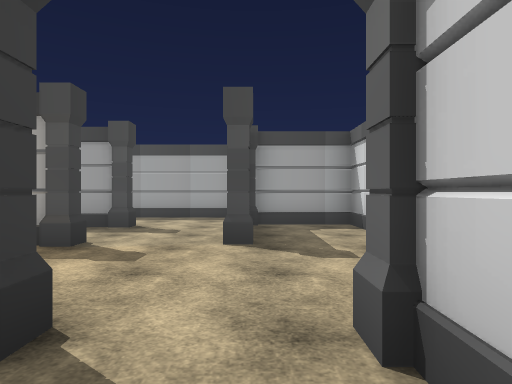
view 1 (above)

23 first-person views from a walk through a Unity game level. The camera is 1.4 m above the floor, looks level and sees 75° across. The floor is counted in squares, 2 m on a side. Each view is taken from the middle of a square. On the plan, view 1 faces up. The plan holds only what a view shows up to about 10 squares ahead; the rest is blank. The place goes on beyond the plan. The player is left out. Some animated figures are left out. Some surface patterns are stand-ins.

view 2
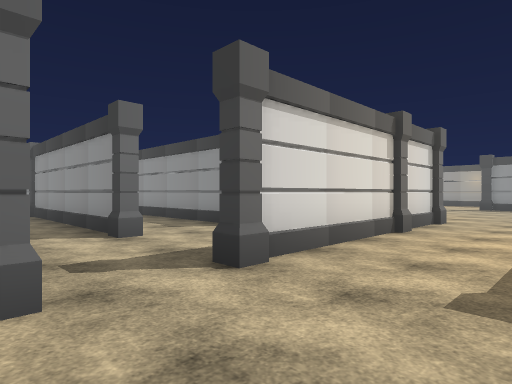

view 3
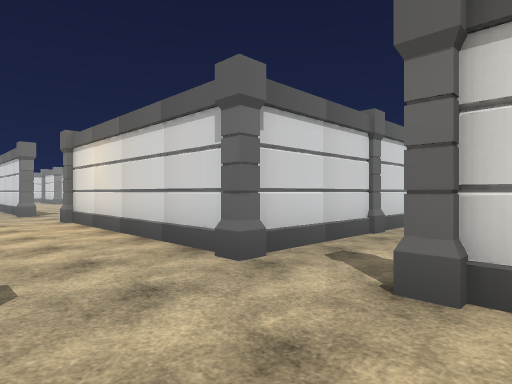

view 4
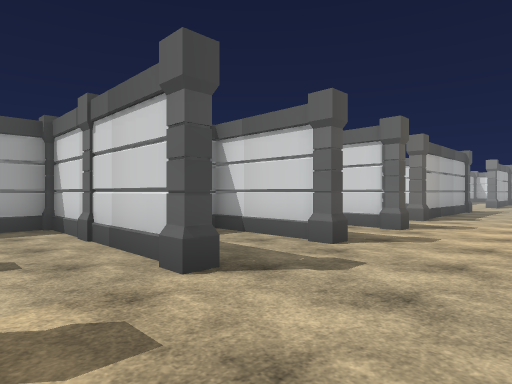

view 5
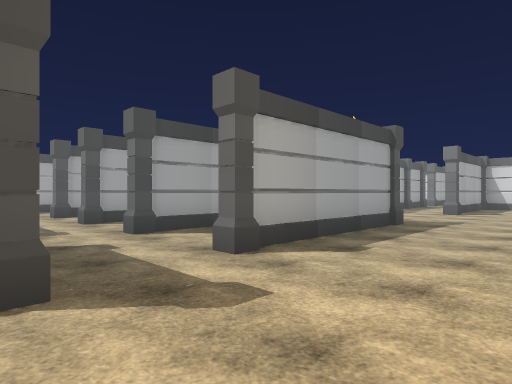

view 6
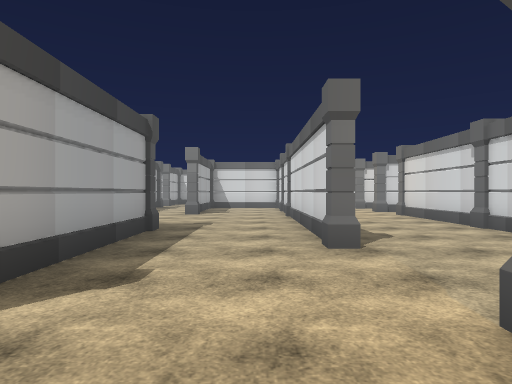

view 7
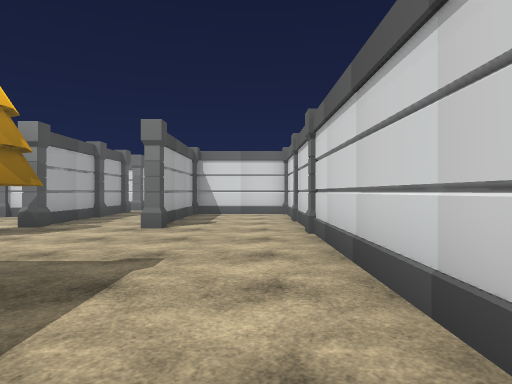

view 8
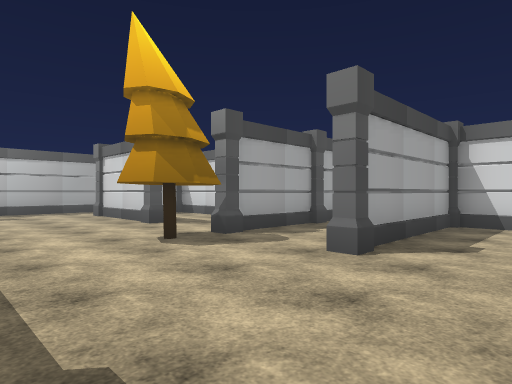

view 9
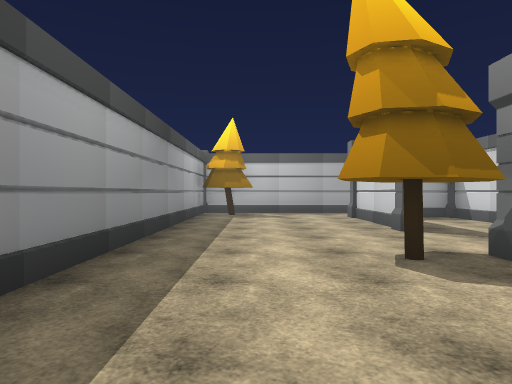

view 10
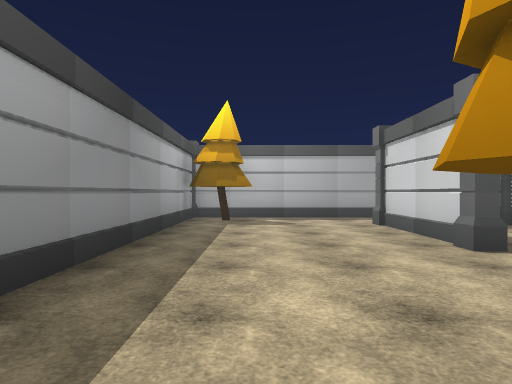

view 11
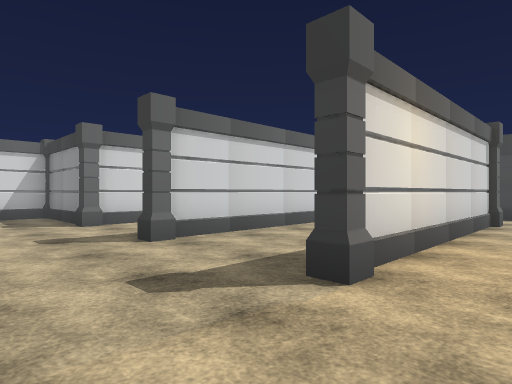

view 12
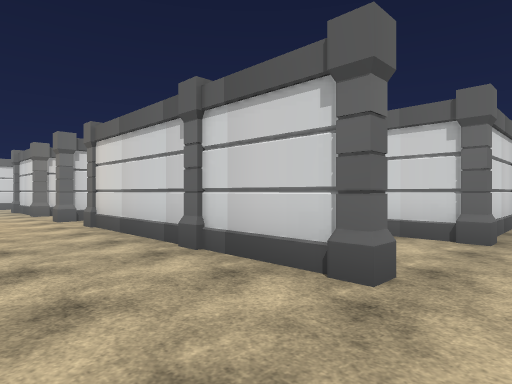

view 13
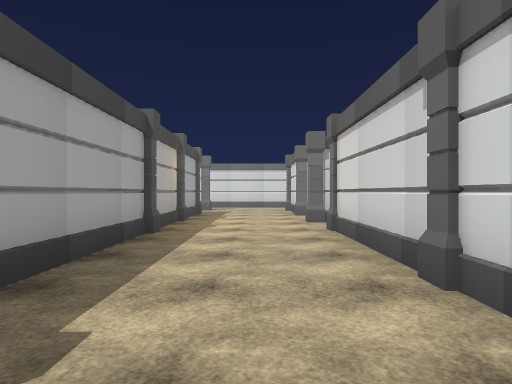

view 14
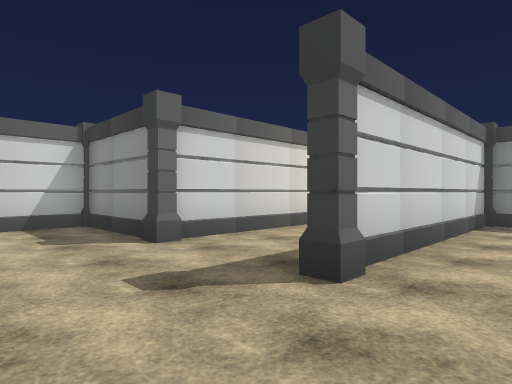

view 15
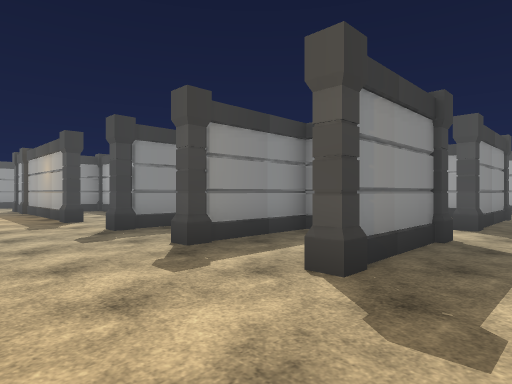

view 16
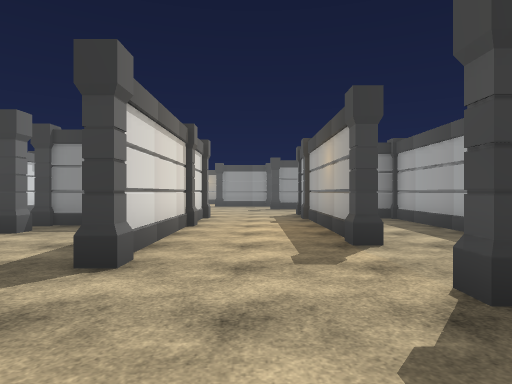

view 17
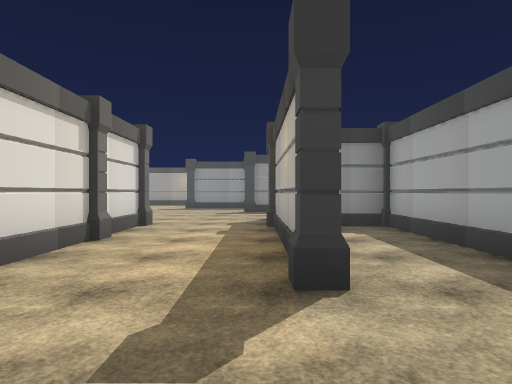

view 18
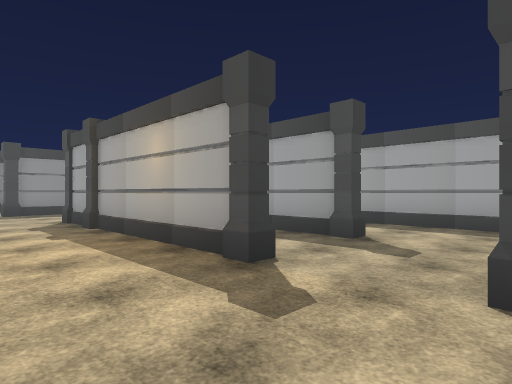

view 19
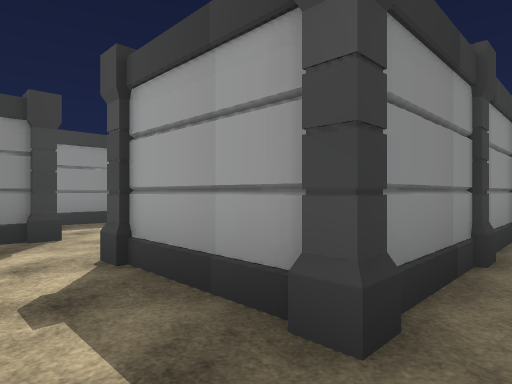

view 20
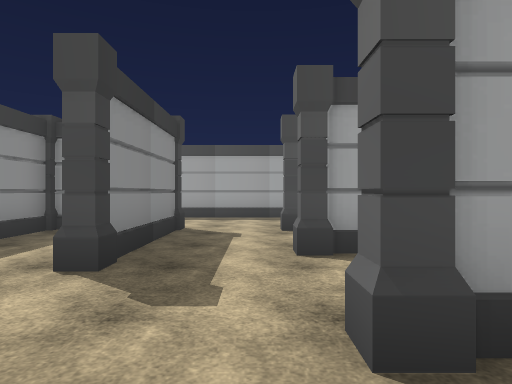

view 21
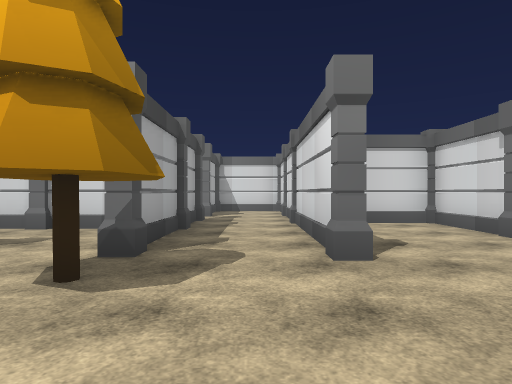

view 22
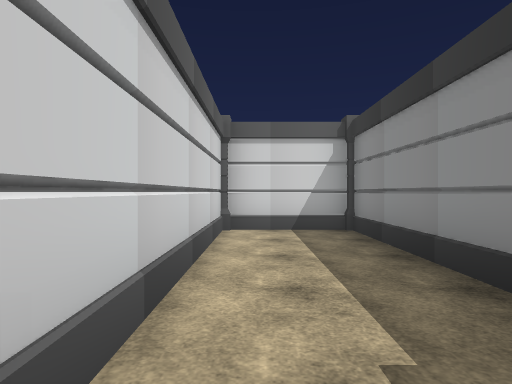

view 23
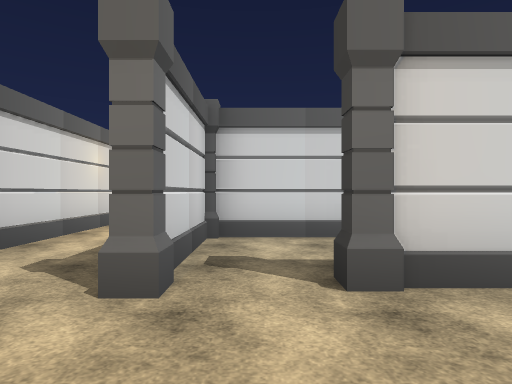

### Floor plan
Ten units are one square. View 1 is at (0, 0); x grows to the right and y downward. Boxes are objects, and circles mark ways between rooms. Rooms are numbered by the first view taken in them; rooms with no view inside come last. Other rooms are left out.
<svg viewBox="-75 -157 276 234">
<path fill="none" stroke="#000" d="M-13 16 -13 26M-38 19 -38 72 -15 72M7 29 7 -16M-14 64 -14 18M98 -20 195 -20M105 -50 74 -50M45 -65 45 -54M95 15 146 15M21 -54 21 -72M24 -72 5 -72M22 -90 22 -54M7 -16 64 -16M45 -115 45 -94M-3 -54 -3 -84M-2 -59 -2 -54M16 15 64 15M164 -51 184 -51M94 44 104 44M164 -19 114 -19M66 46 66 72 81 72M8 10 8 15M22 -115 22 -109M30 44 64 44M-5 -91 -38 -91M157 -104 157 -125M90 64 90 51M-28 -44 -65 -44M113 -144 113 -61M184 -74 164 -74M190 -19 179 -19M194 -50 164 -50M184 -89 184 -125M196 -25 196 -45M-34 -67 -64 -67M164 -152 115 -152M-65 -16 -15 -16M-68 -65 -68 -57M90 -74 68 -74M92 -114 92 -77M191 44 191 15M146 42 165 42M168 34 168 15"/>
<rect x="-15" y="5" width="10" height="10" fill="#bbb"><title>pillar</title></rect>
<rect x="-15" y="-25" width="10" height="20" fill="#bbb"><title>pillar</title></rect>
<rect x="5" y="15" width="10" height="10" fill="#bbb"><title>pillar</title></rect>
<rect x="-55" y="-25" width="10" height="10" fill="#bbb"><title>pillar</title></rect>
<rect x="-35" y="-55" width="10" height="10" fill="#bbb"><title>pillar</title></rect>
<rect x="-35" y="-75" width="10" height="10" fill="#bbb"><title>pillar</title></rect>
<rect x="-5" y="-55" width="10" height="10" fill="#bbb"><title>pillar</title></rect>
<rect x="-5" y="-75" width="10" height="10" fill="#bbb"><title>pillar</title></rect>
<rect x="5" y="-25" width="10" height="10" fill="#bbb"><title>pillar</title></rect>
<rect x="15" y="-55" width="10" height="10" fill="#bbb"><title>pillar</title></rect>
<rect x="35" y="-55" width="10" height="10" fill="#bbb"><title>pillar</title></rect>
<rect x="35" y="-75" width="10" height="10" fill="#bbb"><title>pillar</title></rect>
<rect x="45" y="-95" width="10" height="10" fill="#bbb"><title>pillar</title></rect>
<rect x="65" y="35" width="10" height="10" fill="#bbb"><title>pillar</title></rect>
<rect x="65" y="15" width="10" height="10" fill="#bbb"><title>pillar</title></rect>
<rect x="65" y="-25" width="10" height="10" fill="#bbb"><title>pillar</title></rect>
<rect x="65" y="-55" width="10" height="10" fill="#bbb"><title>pillar</title></rect>
<rect x="65" y="-85" width="10" height="10" fill="#bbb"><title>pillar</title></rect>
<rect x="65" y="-105" width="10" height="10" fill="#bbb"><title>pillar</title></rect>
<rect x="65" y="-125" width="10" height="10" fill="#bbb"><title>pillar</title></rect>
<rect x="85" y="35" width="10" height="10" fill="#bbb"><title>pillar</title></rect>
<rect x="85" y="15" width="10" height="10" fill="#bbb"><title>pillar</title></rect>
<rect x="85" y="-25" width="10" height="10" fill="#bbb"><title>pillar</title></rect>
<rect x="105" y="-55" width="10" height="10" fill="#bbb"><title>pillar</title></rect>
<rect x="115" y="5" width="10" height="10" fill="#bbb"><title>pillar</title></rect>
<rect x="115" y="-145" width="20" height="10" fill="#bbb"><title>other object</title></rect>
<rect x="135" y="-85" width="20" height="20" fill="#bbb"><title>other object</title></rect>
<rect x="145" y="-25" width="10" height="10" fill="#bbb"><title>pillar</title></rect>
<rect x="155" y="-55" width="10" height="10" fill="#bbb"><title>pillar</title></rect>
<rect x="155" y="-75" width="10" height="10" fill="#bbb"><title>pillar</title></rect>
<rect x="155" y="-105" width="10" height="10" fill="#bbb"><title>pillar</title></rect>
<rect x="155" y="-135" width="10" height="10" fill="#bbb"><title>pillar</title></rect>
<rect x="165" y="5" width="10" height="10" fill="#bbb"><title>pillar</title></rect>
<rect x="165" y="-25" width="10" height="10" fill="#bbb"><title>pillar</title></rect>
<rect x="175" y="-75" width="10" height="10" fill="#bbb"><title>pillar</title></rect>
<rect x="175" y="-105" width="10" height="10" fill="#bbb"><title>pillar</title></rect>
<rect x="185" y="5" width="10" height="10" fill="#bbb"><title>pillar</title></rect>
<rect x="85" y="-75" width="10" height="10" fill="#bbb"><title>pillar</title></rect>
<rect x="85" y="-105" width="10" height="10" fill="#bbb"><title>pillar</title></rect>
<rect x="165" y="35" width="10" height="10" fill="#bbb"><title>pillar</title></rect>
<rect x="145" y="15" width="10" height="10" fill="#bbb"><title>pillar</title></rect>
<circle cx="-5" cy="-10" r="3" fill="#2a7"/>
<circle cx="70" cy="-60" r="3" fill="#2a7"/>
<circle cx="180" cy="20" r="3" fill="#2a7"/>
<circle cx="155" cy="20" r="3" fill="#2a7"/>
<text x="-20" y="20">1</text>
<text x="80" y="-40">2</text>
<text x="100" y="-80">3</text>
<text x="180" y="30">4</text>
<text x="150" y="20">5</text>
</svg>
Room 1 opens to room 2. Room 2 opens to room 3. Room 2 opens to room 4. Room 2 opens to room 5.

Where each view was taken, in squares from view 1:
view 1: 0 up, 0 right, facing up
view 2: 4 up, 1 right, facing down-left
view 3: 4 up, 2 left, facing down-right
view 4: 2 up, 2 left, facing up-right
view 5: 2 up, 4 right, facing up-right
view 6: 3 up, 5 right, facing right
view 7: 3 up, 9 right, facing right
view 8: 3 up, 12 right, facing up-right
view 9: 4 up, 13 right, facing up
view 10: 6 up, 13 right, facing up
view 11: 3 up, 9 right, facing down-left
view 12: 1 up, 8 right, facing down-right
view 13: 0 up, 9 right, facing right
view 14: 0 up, 9 right, facing down-left
view 15: 2 up, 6 right, facing up-left
view 16: 3 up, 2 right, facing left
view 17: 4 up, 0 right, facing left
view 18: 2 up, 0 right, facing up-left
view 19: 6 up, 10 right, facing up-left
view 20: 6 up, 6 right, facing up
view 21: 6 up, 12 right, facing right
view 22: 1 down, 2 left, facing down
view 23: 1 up, 16 right, facing down
